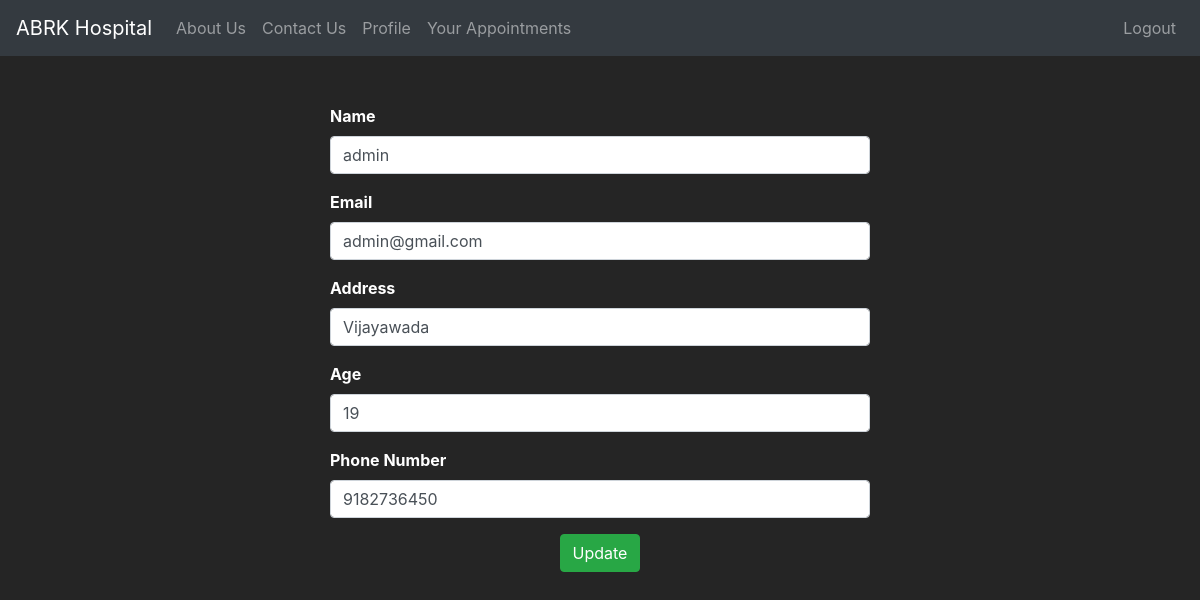
/hospital/update/ (signed in), run on the app's committed database.
### hospitalapp/models.py (models this page shows, shortened)
class Register(AbstractBaseUser, PermissionsMixin):
    name = models.CharField(max_length=30)
    username = models.CharField(max_length=20, unique=True)
    address = models.CharField(max_length=255)
    gender_choice = (('Male', 'male'), ('Female', 'female'), ('Other', 'other'))
    gender = models.CharField(max_length=6, choices=gender_choice)
    age = models.IntegerField()
    phone_number = models.CharField(max_length=10)
    email = models.EmailField(max_length=30, unique=True)
    is_active = models.BooleanField(default=True)
    is_superuser = models.BooleanField(default=True)
    is_staff = models.BooleanField(default=False)
    is_admin = models.BooleanField(default=True)
    USERNAME_FIELD = 'username'
    REQUIRED_FIELDS = ['email']
    objects = MyUserManager()

### hospitalapp/views.py (the view, shortened to what this page needs)
# urls.py: path('update/', views.update, name="update"),
def update(request):
    if request.user.is_authenticated:
        data = request.user
        return render(request, "update.html", {'data': data})

### hospitalapp/templates/update.html (shortened to what this page needs)
{% extends 'base.html' %}
{% block content %}
<form method="POST" class="container mt-5">
    <div class="row justify-content-center">
        <div class="form-group col-6">
            <label class="font-weight-bold">Name</label>
            <input type="text" name="name" value="{{data.name}}" class="form-control">
        </div>
    </div>
    <div class="row justify-content-center">
        <div class="form-group col-6">
            <label class="font-weight-bold">Email</label>
            <input type="email" name="email" value="{{data.email}}" class="form-control">
        </div>
    </div>
    <div class="row justify-content-center">
        <div class="form-group col-6">
            <label class="font-weight-bold">Address</label>
            <input type="text" name="address" value="{{data.address}}" class="form-control">
        </div>
    </div>
    <div class="row justify-content-center">
        <div class="form-group col-6">
            <label class="font-weight-bold">Age</label>
            <input type="number" name="age" value="{{data.age}}" class="form-control">
        </div>
    </div>
    <div class="row justify-content-center">
        <div class="form-group col-6">
            <label class="font-weight-bold">Phone Number</label>
            <input type="text" name="phone_number" value="{{data.phone_number}}" class="form-control">
        </div>
    </div>
    <div class="text-center">
        <button type="submit" class="btn btn-success">Update</button>
    </div>
</form>
{% endblock %}

### hospitalapp/templates/base.html (style rules this page uses)
body { background-color: rgb(37, 37, 37); color: white; }

### data on the page
Register: name "admin", email "admin@gmail.com", address "Vijayawada", age "19", phone_number "9182736450"
